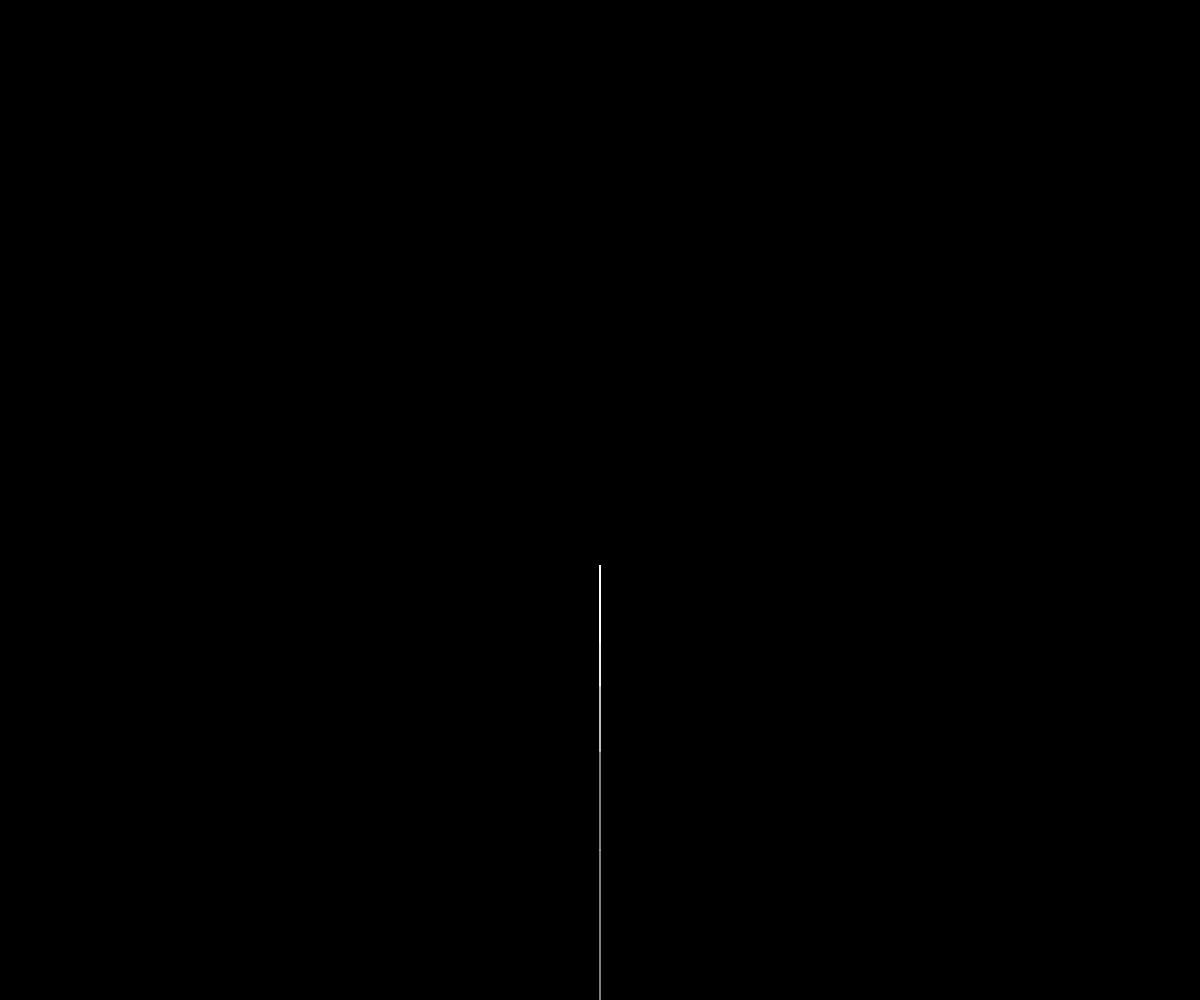
Frame 1 (no input)
Frame 60 (no input): identical to frame 1, image omitted
Frame 120 (the mouse pressed at the canvas centre since frame 60): identical to frame 1, image omitted

The p5.js sketch that drew this single still picture (run headless with seeded random() and noise() and a simulated clock; from frame 60 on, the mouse is pressed at the canvas centre):

// p5.js sketch
// ── sketch.js
let theta;

function setup() {
  createCanvas(windowWidth, windowHeight);
  angleMode(DEGREES);
}

function draw() {
  background(0);
  stroke(255);

  theta = 30;
  let branchSize = 150;

  //trunk
  translate(width/2, height);
  line(0,0,0, -branchSize);

  translate(0,-branchSize);

  //recursing
  branch(branchSize);
}

function branch(length){
  length *= 0.66;

  if (length > 3) {
    //right
    push();
    rotate(0,0,0, -length);
    translate(0, -length);
    branch(length);
    pop();
    //left
    push();
    line(0,0,0, -length);
    translate(0, -length);
    branch(length);
    pop();
  }
}
